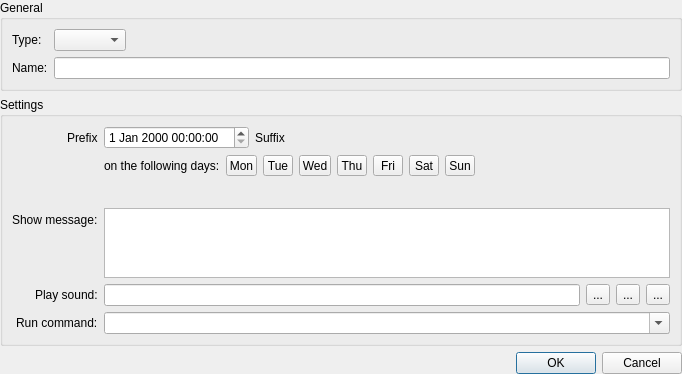
<?xml version="1.0" encoding="UTF-8"?>
<ui version="4.0">
 <class>AlarmParamsDialog</class>
 <widget class="QDialog" name="AlarmParamsDialog">
  <property name="geometry">
   <rect>
    <x>0</x>
    <y>0</y>
    <width>682</width>
    <height>374</height>
   </rect>
  </property>
  <property name="windowTitle">
   <string>Alarm...</string>
  </property>
  <layout class="QVBoxLayout" name="verticalLayout" stretch="0,1,0">
   <property name="spacing">
    <number>6</number>
   </property>
   <property name="margin">
    <number>0</number>
   </property>
   <item>
    <widget class="QGroupBox" name="groupBox_2">
     <property name="title">
      <string>General</string>
     </property>
     <layout class="QFormLayout" name="formLayout">
      <property name="fieldGrowthPolicy">
       <enum>QFormLayout::AllNonFixedFieldsGrow</enum>
      </property>
      <item row="0" column="0">
       <widget class="QLabel" name="label">
        <property name="text">
         <string>Type:</string>
        </property>
        <property name="buddy">
         <cstring>typeBox</cstring>
        </property>
       </widget>
      </item>
      <item row="2" column="0">
       <widget class="QLabel" name="label_2">
        <property name="text">
         <string>Name:</string>
        </property>
        <property name="buddy">
         <cstring>nameEdit</cstring>
        </property>
       </widget>
      </item>
      <item row="2" column="1">
       <widget class="QLineEdit" name="nameEdit"/>
      </item>
      <item row="0" column="1">
       <layout class="QHBoxLayout" name="horizontalLayout_2">
        <item>
         <widget class="QComboBox" name="typeBox"/>
        </item>
        <item>
         <spacer name="horizontalSpacer">
          <property name="orientation">
           <enum>Qt::Horizontal</enum>
          </property>
          <property name="sizeHint" stdset="0">
           <size>
            <width>40</width>
            <height>20</height>
           </size>
          </property>
         </spacer>
        </item>
       </layout>
      </item>
     </layout>
    </widget>
   </item>
   <item>
    <widget class="QGroupBox" name="groupBox">
     <property name="title">
      <string>Settings</string>
     </property>
     <layout class="QFormLayout" name="formLayout_2">
      <property name="fieldGrowthPolicy">
       <enum>QFormLayout::AllNonFixedFieldsGrow</enum>
      </property>
      <property name="rowWrapPolicy">
       <enum>QFormLayout::DontWrapRows</enum>
      </property>
      <property name="labelAlignment">
       <set>Qt::AlignRight|Qt::AlignTrailing|Qt::AlignVCenter</set>
      </property>
      <item row="0" column="1">
       <layout class="QVBoxLayout" name="verticalLayout_2">
        <item>
         <layout class="QHBoxLayout" name="horizontalLayout_6">
          <item>
           <widget class="QDateTimeEdit" name="dateTimeEdit"/>
          </item>
          <item>
           <widget class="QLabel" name="suffixLabel">
            <property name="text">
             <string>Suffix</string>
            </property>
           </widget>
          </item>
          <item>
           <spacer name="horizontalSpacer_2">
            <property name="orientation">
             <enum>Qt::Horizontal</enum>
            </property>
            <property name="sizeHint" stdset="0">
             <size>
              <width>40</width>
              <height>20</height>
             </size>
            </property>
           </spacer>
          </item>
         </layout>
        </item>
        <item>
         <widget class="QWidget" name="weeklyWidget" native="true">
          <layout class="QHBoxLayout" name="horizontalLayout_7">
           <property name="margin">
            <number>0</number>
           </property>
           <item>
            <widget class="QLabel" name="label_8">
             <property name="text">
              <string>on the following days:</string>
             </property>
            </widget>
           </item>
           <item>
            <widget class="QToolButton" name="monButton">
             <property name="minimumSize">
              <size>
               <width>30</width>
               <height>0</height>
              </size>
             </property>
             <property name="text">
              <string>Mon</string>
             </property>
             <property name="checkable">
              <bool>true</bool>
             </property>
            </widget>
           </item>
           <item>
            <widget class="QToolButton" name="tueButton">
             <property name="minimumSize">
              <size>
               <width>30</width>
               <height>0</height>
              </size>
             </property>
             <property name="text">
              <string>Tue</string>
             </property>
             <property name="checkable">
              <bool>true</bool>
             </property>
            </widget>
           </item>
           <item>
            <widget class="QToolButton" name="wedButton">
             <property name="minimumSize">
              <size>
               <width>30</width>
               <height>0</height>
              </size>
             </property>
             <property name="text">
              <string>Wed</string>
             </property>
             <property name="checkable">
              <bool>true</bool>
             </property>
            </widget>
           </item>
           <item>
            <widget class="QToolButton" name="thuButton">
             <property name="minimumSize">
              <size>
               <width>30</width>
               <height>0</height>
              </size>
             </property>
             <property name="text">
              <string>Thu</string>
             </property>
             <property name="checkable">
              <bool>true</bool>
             </property>
            </widget>
           </item>
           <item>
            <widget class="QToolButton" name="friButton">
             <property name="minimumSize">
              <size>
               <width>30</width>
               <height>0</height>
              </size>
             </property>
             <property name="text">
              <string>Fri</string>
             </property>
             <property name="checkable">
              <bool>true</bool>
             </property>
            </widget>
           </item>
           <item>
            <widget class="QToolButton" name="satButton">
             <property name="minimumSize">
              <size>
               <width>30</width>
               <height>0</height>
              </size>
             </property>
             <property name="text">
              <string>Sat</string>
             </property>
             <property name="checkable">
              <bool>true</bool>
             </property>
            </widget>
           </item>
           <item>
            <widget class="QToolButton" name="sunButton">
             <property name="minimumSize">
              <size>
               <width>30</width>
               <height>0</height>
              </size>
             </property>
             <property name="text">
              <string>Sun</string>
             </property>
             <property name="checkable">
              <bool>true</bool>
             </property>
            </widget>
           </item>
           <item>
            <spacer name="horizontalSpacer_3">
             <property name="orientation">
              <enum>Qt::Horizontal</enum>
             </property>
             <property name="sizeHint" stdset="0">
              <size>
               <width>202</width>
               <height>20</height>
              </size>
             </property>
            </spacer>
           </item>
          </layout>
         </widget>
        </item>
       </layout>
      </item>
      <item row="2" column="1">
       <widget class="QTextEdit" name="messageEdit">
        <property name="maximumSize">
         <size>
          <width>16777215</width>
          <height>70</height>
         </size>
        </property>
       </widget>
      </item>
      <item row="3" column="0">
       <widget class="QLabel" name="label_6">
        <property name="text">
         <string>Play sound:</string>
        </property>
        <property name="buddy">
         <cstring>fileEdit</cstring>
        </property>
       </widget>
      </item>
      <item row="3" column="1">
       <layout class="QHBoxLayout" name="horizontalLayout_4">
        <item>
         <widget class="QLineEdit" name="fileEdit"/>
        </item>
        <item>
         <widget class="QToolButton" name="openButton">
          <property name="text">
           <string>...</string>
          </property>
          <property name="icon">
           <iconset resource="../res/arxclock.qrc">
            <normaloff>:/icon_open.png</normaloff>:/icon_open.png</iconset>
          </property>
         </widget>
        </item>
        <item>
         <widget class="QToolButton" name="playButton">
          <property name="text">
           <string>...</string>
          </property>
          <property name="icon">
           <iconset resource="../res/arxclock.qrc">
            <normaloff>:/icon_play.png</normaloff>:/icon_play.png</iconset>
          </property>
         </widget>
        </item>
        <item>
         <widget class="QToolButton" name="removeButton">
          <property name="text">
           <string>...</string>
          </property>
          <property name="icon">
           <iconset resource="../res/arxclock.qrc">
            <normaloff>:/icon_remove.png</normaloff>:/icon_remove.png</iconset>
          </property>
         </widget>
        </item>
       </layout>
      </item>
      <item row="4" column="0">
       <widget class="QLabel" name="label_7">
        <property name="text">
         <string>Run command:</string>
        </property>
        <property name="buddy">
         <cstring>commandBox</cstring>
        </property>
       </widget>
      </item>
      <item row="0" column="0">
       <widget class="QLabel" name="prefixLabel">
        <property name="text">
         <string>Prefix</string>
        </property>
        <property name="buddy">
         <cstring>dateTimeEdit</cstring>
        </property>
       </widget>
      </item>
      <item row="2" column="0">
       <widget class="QLabel" name="label_5">
        <property name="text">
         <string>Show message:</string>
        </property>
        <property name="buddy">
         <cstring>messageEdit</cstring>
        </property>
       </widget>
      </item>
      <item row="4" column="1">
       <widget class="QComboBox" name="commandBox">
        <property name="editable">
         <bool>true</bool>
        </property>
       </widget>
      </item>
      <item row="1" column="0">
       <spacer name="verticalSpacer">
        <property name="orientation">
         <enum>Qt::Vertical</enum>
        </property>
        <property name="sizeHint" stdset="0">
         <size>
          <width>20</width>
          <height>1000</height>
         </size>
        </property>
       </spacer>
      </item>
     </layout>
    </widget>
   </item>
   <item>
    <widget class="QDialogButtonBox" name="buttonBox">
     <property name="orientation">
      <enum>Qt::Horizontal</enum>
     </property>
     <property name="standardButtons">
      <set>QDialogButtonBox::Cancel|QDialogButtonBox::Ok</set>
     </property>
    </widget>
   </item>
  </layout>
 </widget>
 <resources>
  <include location="../res/arxclock.qrc"/>
 </resources>
 <connections>
  <connection>
   <sender>buttonBox</sender>
   <signal>accepted()</signal>
   <receiver>AlarmParamsDialog</receiver>
   <slot>accept()</slot>
   <hints>
    <hint type="sourcelabel">
     <x>248</x>
     <y>254</y>
    </hint>
    <hint type="destinationlabel">
     <x>157</x>
     <y>274</y>
    </hint>
   </hints>
  </connection>
  <connection>
   <sender>buttonBox</sender>
   <signal>rejected()</signal>
   <receiver>AlarmParamsDialog</receiver>
   <slot>reject()</slot>
   <hints>
    <hint type="sourcelabel">
     <x>316</x>
     <y>260</y>
    </hint>
    <hint type="destinationlabel">
     <x>286</x>
     <y>274</y>
    </hint>
   </hints>
  </connection>
 </connections>
</ui>
